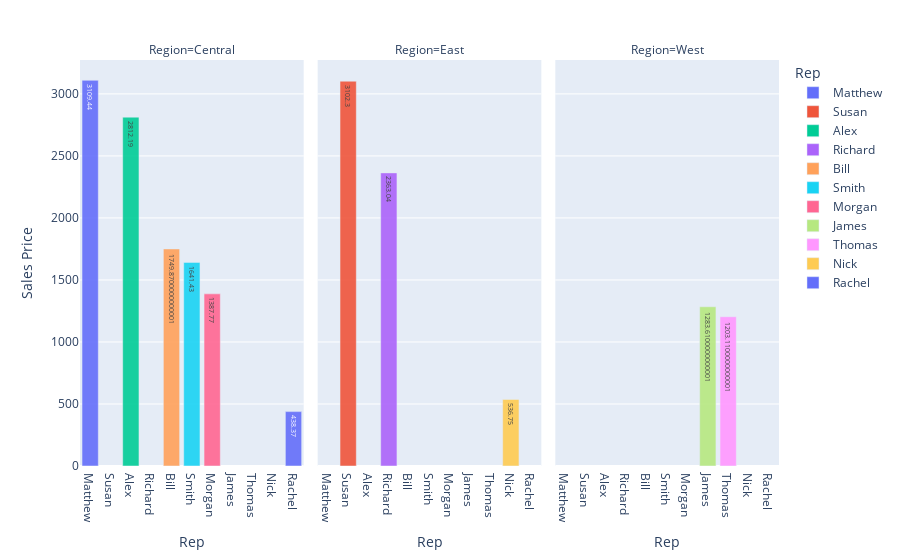

Notebook code cell kept with this figure:
### Code cell
fig = px.bar(data_frame= sales_by_rep_region,
 x = 'Rep',y='Sales Price',
#--------------------------------------
color='Rep',
#color='Sales Price',
#color_continuous_scale= px.colors.sequential.Bluyl,
#--------------------------------------
opacity=0.9,orientation='v',
barmode='overlay', 
facet_col='Region',
#--------------------------------------
text='Sales Price',
#--------------------------------------
width=900
)
fig.show()

### Figure 1 — Plotly figure (JSON) as saved in the notebook; plotly's stock layout.template omitted (floating-point values rounded to 4 significant figures)
{"data": [{"alignmentgroup": "True", "hovertemplate": "Rep=%{x}<br>Region=Central<br>Sales Price=%{text}<extra></extra>", "legendgroup": "Matthew", "marker": {"color": "#636efa", "opacity": 0.9}, "name": "Matthew", "offsetgroup": "Matthew", "orientation": "v", "showlegend": true, "text": [3109.0], "textposition": "auto", "type": "bar", "x": ["Matthew"], "xaxis": "x", "y": [3109.0], "yaxis": "y"}, {"alignmentgroup": "True", "hovertemplate": "Rep=%{x}<br>Region=East<br>Sales Price=%{text}<extra></extra>", "legendgroup": "Susan", "marker": {"color": "#EF553B", "opacity": 0.9}, "name": "Susan", "offsetgroup": "Susan", "orientation": "v", "showlegend": true, "text": [3102.0], "textposition": "auto", "type": "bar", "x": ["Susan"], "xaxis": "x2", "y": [3102.0], "yaxis": "y2"}, {"alignmentgroup": "True", "hovertemplate": "Rep=%{x}<br>Region=Central<br>Sales Price=%{text}<extra></extra>", "legendgroup": "Alex", "marker": {"color": "#00cc96", "opacity": 0.9}, "name": "Alex", "offsetgroup": "Alex", "orientation": "v", "showlegend": true, "text": [2812.0], "textposition": "auto", "type": "bar", "x": ["Alex"], "xaxis": "x", "y": [2812.0], "yaxis": "y"}, {"alignmentgroup": "True", "hovertemplate": "Rep=%{x}<br>Region=East<br>Sales Price=%{text}<extra></extra>", "legendgroup": "Richard", "marker": {"color": "#ab63fa", "opacity": 0.9}, "name": "Richard", "offsetgroup": "Richard", "orientation": "v", "showlegend": true, "text": [2363.0], "textposition": "auto", "type": "bar", "x": ["Richard"], "xaxis": "x2", "y": [2363.0], "yaxis": "y2"}, {"alignmentgroup": "True", "hovertemplate": "Rep=%{x}<br>Region=Central<br>Sales Price=%{text}<extra></extra>", "legendgroup": "Bill", "marker": {"color": "#FFA15A", "opacity": 0.9}, "name": "Bill", "offsetgroup": "Bill", "orientation": "v", "showlegend": true, "text": [1750.0], "textposition": "auto", "type": "bar", "x": ["Bill"], "xaxis": "x", "y": [1750.0], "yaxis": "y"}, {"alignmentgroup": "True", "hovertemplate": "Rep=%{x}<br>Region=Central<br>Sales Price=%{text}<extra></extra>", "legendgroup": "Smith", "marker": {"color": "#19d3f3", "opacity": 0.9}, "name": "Smith", "offsetgroup": "Smith", "orientation": "v", "showlegend": true, "text": [1641.0], "textposition": "auto", "type": "bar", "x": ["Smith"], "xaxis": "x", "y": [1641.0], "yaxis": "y"}, {"alignmentgroup": "True", "hovertemplate": "Rep=%{x}<br>Region=Central<br>Sales Price=%{text}<extra></extra>", "legendgroup": "Morgan", "marker": {"color": "#FF6692", "opacity": 0.9}, "name": "Morgan", "offsetgroup": "Morgan", "orientation": "v", "showlegend": true, "text": [1388.0], "textposition": "auto", "type": "bar", "x": ["Morgan"], "xaxis": "x", "y": [1388.0], "yaxis": "y"}, {"alignmentgroup": "True", "hovertemplate": "Rep=%{x}<br>Region=West<br>Sales Price=%{text}<extra></extra>", "legendgroup": "James", "marker": {"color": "#B6E880", "opacity": 0.9}, "name": "James", "offsetgroup": "James", "orientation": "v", "showlegend": true, "text": [1284.0], "textposition": "auto", "type": "bar", "x": ["James"], "xaxis": "x3", "y": [1284.0], "yaxis": "y3"}, {"alignmentgroup": "True", "hovertemplate": "Rep=%{x}<br>Region=West<br>Sales Price=%{text}<extra></extra>", "legendgroup": "Thomas", "marker": {"color": "#FF97FF", "opacity": 0.9}, "name": "Thomas", "offsetgroup": "Thomas", "orientation": "v", "showlegend": true, "text": [1203.0], "textposition": "auto", "type": "bar", "x": ["Thomas"], "xaxis": "x3", "y": [1203.0], "yaxis": "y3"}, {"alignmentgroup": "True", "hovertemplate": "Rep=%{x}<br>Region=East<br>Sales Price=%{text}<extra></extra>", "legendgroup": "Nick", "marker": {"color": "#FECB52", "opacity": 0.9}, "name": "Nick", "offsetgroup": "Nick", "orientation": "v", "showlegend": true, "text": [536.8], "textposition": "auto", "type": "bar", "x": ["Nick"], "xaxis": "x2", "y": [536.8], "yaxis": "y2"}, {"alignmentgroup": "True", "hovertemplate": "Rep=%{x}<br>Region=Central<br>Sales Price=%{text}<extra></extra>", "legendgroup": "Rachel", "marker": {"color": "#636efa", "opacity": 0.9}, "name": "Rachel", "offsetgroup": "Rachel", "orientation": "v", "showlegend": true, "text": [438.4], "textposition": "auto", "type": "bar", "x": ["Rachel"], "xaxis": "x", "y": [438.4], "yaxis": "y"}], "layout": {"annotations": [{"font": {}, "showarrow": false, "text": "Region=Central", "x": 0.16, "xanchor": "center", "xref": "paper", "y": 1, "yanchor": "bottom", "yref": "paper"}, {"font": {}, "showarrow": false, "text": "Region=East", "x": 0.5, "xanchor": "center", "xref": "paper", "y": 1, "yanchor": "bottom", "yref": "paper"}, {"font": {}, "showarrow": false, "text": "Region=West", "x": 0.84, "xanchor": "center", "xref": "paper", "y": 1, "yanchor": "bottom", "yref": "paper"}], "barmode": "overlay", "legend": {"title": {"text": "Rep"}, "tracegroupgap": 0}, "margin": {"t": 60}, "width": 900, "xaxis": {"anchor": "y", "categoryarray": ["Matthew", "Susan", "Alex", "Richard", "Bill", "Smith", "Morgan", "James", "Thomas", "Nick", "Rachel"], "categoryorder": "array", "domain": [0, 0.32], "title": {"text": "Rep"}}, "xaxis2": {"anchor": "y2", "categoryarray": ["Matthew", "Susan", "Alex", "Richard", "Bill", "Smith", "Morgan", "James", "Thomas", "Nick", "Rachel"], "categoryorder": "array", "domain": [0.34, 0.66], "matches": "x", "title": {"text": "Rep"}}, "xaxis3": {"anchor": "y3", "categoryarray": ["Matthew", "Susan", "Alex", "Richard", "Bill", "Smith", "Morgan", "James", "Thomas", "Nick", "Rachel"], "categoryorder": "array", "domain": [0.68, 1.0], "matches": "x", "title": {"text": "Rep"}}, "yaxis": {"anchor": "x", "domain": [0, 1], "title": {"text": "Sales Price"}}, "yaxis2": {"anchor": "x2", "domain": [0, 1], "matches": "y", "showticklabels": false}, "yaxis3": {"anchor": "x3", "domain": [0, 1], "matches": "y", "showticklabels": false}}}
